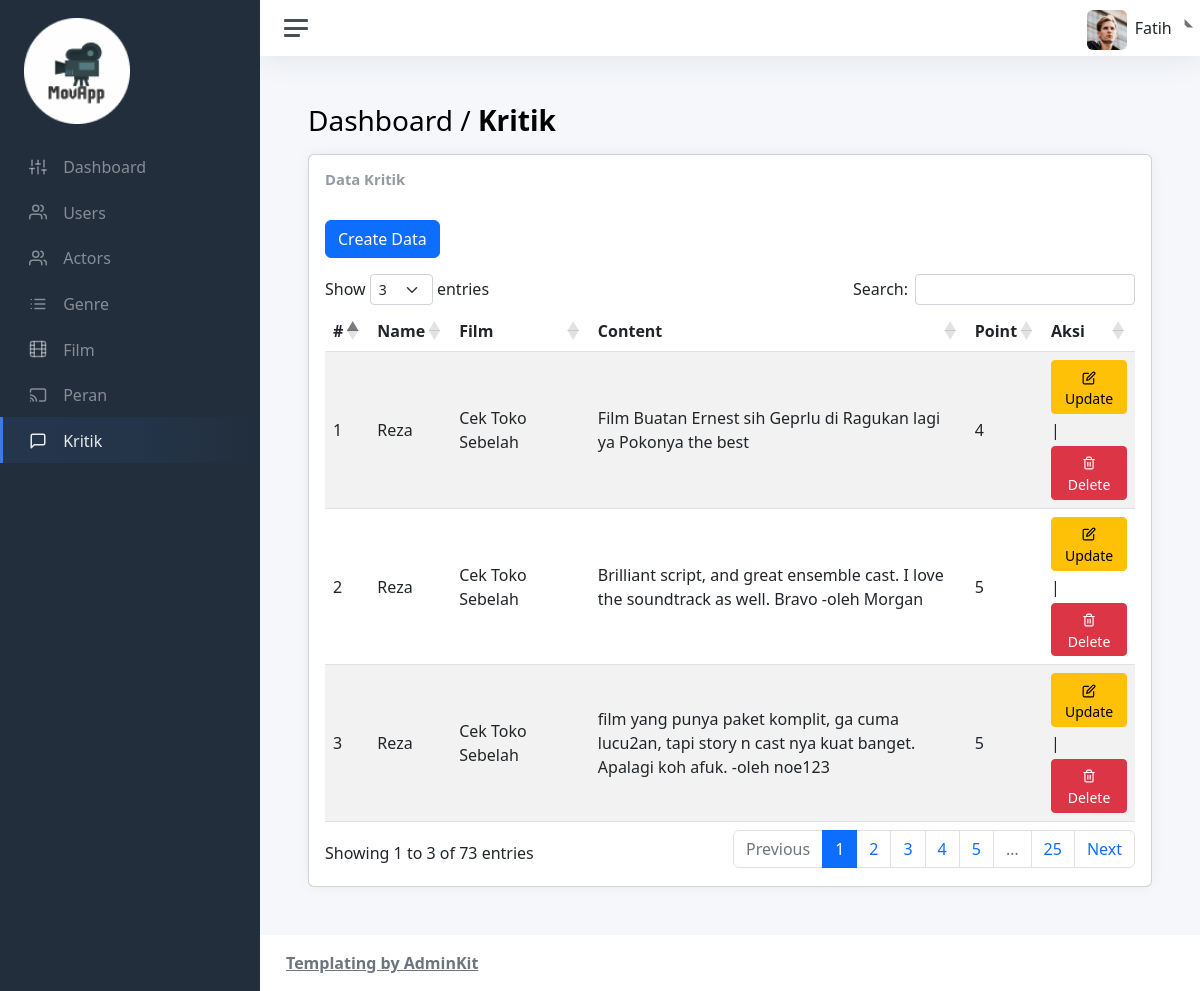
Before: /admin/views/kritik/kritik.php with the older database file.
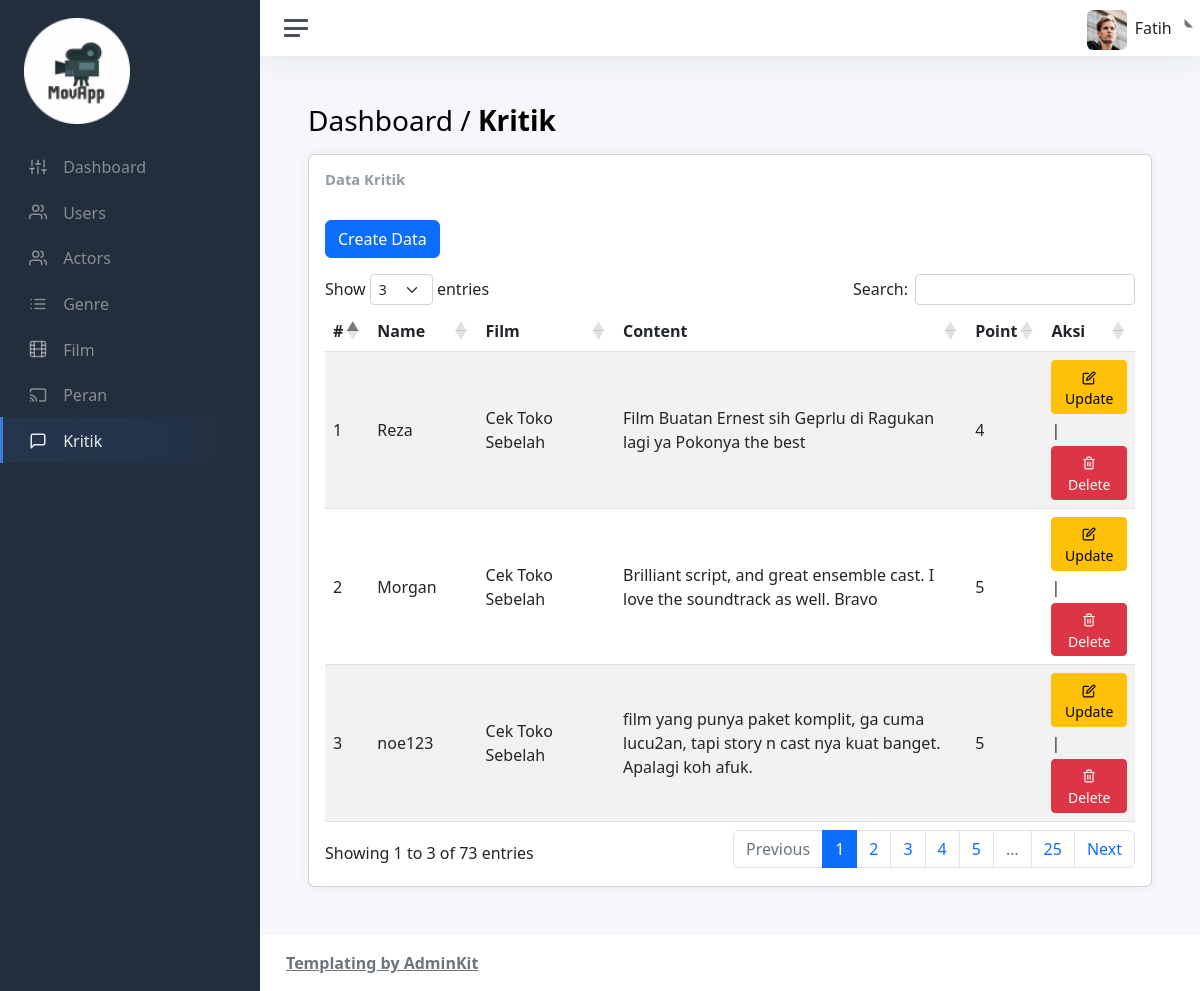
After: the same page with the newer database file.
### tables this page shows
CREATE TABLE `kritik` (
  `id` int(11) NOT NULL,
  `users_id` int(11) NOT NULL,
  `film_id` int(11) NOT NULL,
  `content` text DEFAULT NULL,
  `point` int(11) NOT NULL
);

CREATE TABLE `users` (
  `id` int(11) NOT NULL,
  `name` varchar(45) NOT NULL,
  `email` varchar(45) NOT NULL,
  `password` varchar(45) NOT NULL,
  `age` int(11) NOT NULL,
  `bio` varchar(255) DEFAULT NULL,
  `address` text DEFAULT NULL,
  `photo` varchar(60) DEFAULT NULL
);

CREATE TABLE `film` (
  `id` int(11) NOT NULL,
  `poster` varchar(60) DEFAULT NULL,
  `judul` varchar(65) NOT NULL,
  `genre_id` int(11) NOT NULL,
  `trailer` varchar(255) NOT NULL,
  `ringkasan` text NOT NULL,
  `tahun` int(11) NOT NULL
);

### admin/views/kritik/kritik.php (the view, shortened to what the changed rows need)
<!DOCTYPE html>
<html lang="en">
    <head>
        <?php include "../layouts/assetsLink.php"; ?>
    </head>
    <body>
        <div class="wrapper">
            <div class="main">
                <main class="content">
                    <div class="container-fluid p-0">
                        <h1 class="h3 mb-3">Dashboard / <strong>Kritik</strong></h1>
                        <div class="col-sm-12">
                            <div class="card">
                                <div class="card-body">
                                    <?php
                                        include "../../../database/db.php";
                                        $query = $conn->query("SELECT kritik.*, users.id as id_users, users.name, film.id as id_film, film.judul FROM kritik JOIN users ON users.id=kritik.users_id JOIN film ON film.id=kritik.film_id");
                                    ?>
                                    <table id="example" class="table table-striped"
                                        style="width:100%">
                                        <thead>
                                            <tr>
                                                <th scope="col">#</th>
                                                <th scope="col">Name</th>
                                                <th scope="col">Film</th>
                                                <th scope="col">Content</th>
                                                <th scope="col">Point</th>
                                                <th scope="col">Aksi</th>
                                            </tr>
                                        </thead>
                                        <tbody>
                                            <?php
                                                if(mysqli_num_rows($query)>0){
                                                    $no = 1;
                                                    while ($data = mysqli_fetch_array($query)) {
                                            ?>
                                            <tr>
                                                <td scope="row"><?php echo $no?></td>
                                                <td><?php echo($data['name']); ?></td>
                                                <td><?php echo($data['judul']); ?></td>
                                                <td><?php echo($data['content']); ?></td>
                                                <td><?php echo($data['point']); ?></td>
                                                <td>
                                                    <a class="btn btn-warning btn-sm mb-1"
                                                        href="edit-ktk.php?id=<?php echo $data['id']?>">
                                                        <i class="align-middle" data-feather="edit"></i>
                                                        <span class="align-middle">Update</span>
                                                    </a>|
                                                    <a class="btn btn-danger btn-sm mt-1"
                                                        href="../../../controllers/kritik/destroy-ktk.php?id=<?php echo $data['id']?>"
                                                        onclick="alert('Anda yakin ingin menghapus data ini?')">
                                                        <i class="align-middle" data-feather="trash-2"></i>
                                                        <span class="align-middle">Delete</span>
                                                    </a>
                                                </td>
                                            </tr>
                                            <?php
                                                        $no++;
                                                    }
                                                }
                                            ?>
                                        </tbody>
                                    </table>
                                </div>
                            </div>
                        </div>
                    </div>
                </main>
            </div>
        </div>
    </body>
</html>

Changed rows visible on the page:
changed kritik: users.name "Reza" → "Morgan"; content "Brilliant script, and great ensemble cast. I love the soundtrack as well. Bravo -oleh Morgan" → "Brilliant script, and great ensemble cast. I love the soundtrack as well. Bravo"
changed kritik: users.name "Reza" → "noe123"; content "film yang punya paket komplit, ga cuma lucu2an, tapi story n cast nya kuat banget. Apalagi koh afuk. -oleh noe123" → "film yang punya paket komplit, ga cuma lucu2an, tapi story n cast nya kuat banget. Apalagi koh afuk."
